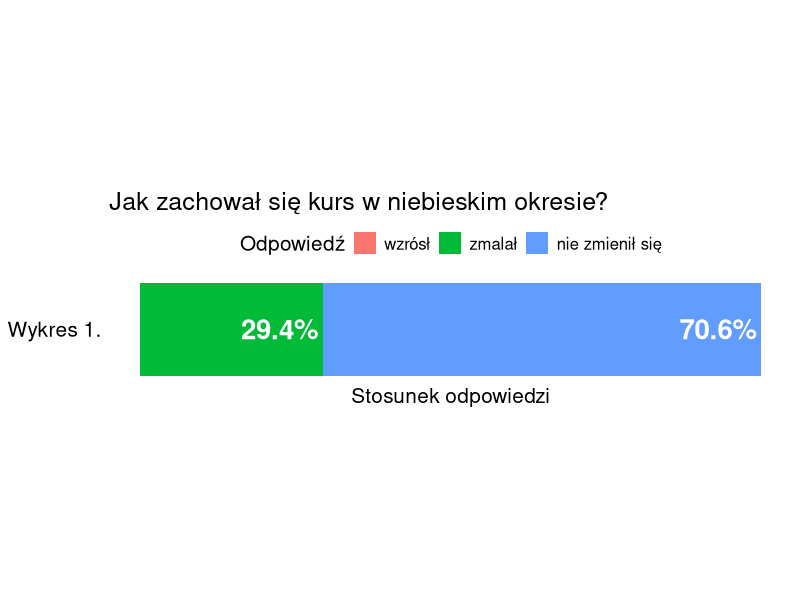
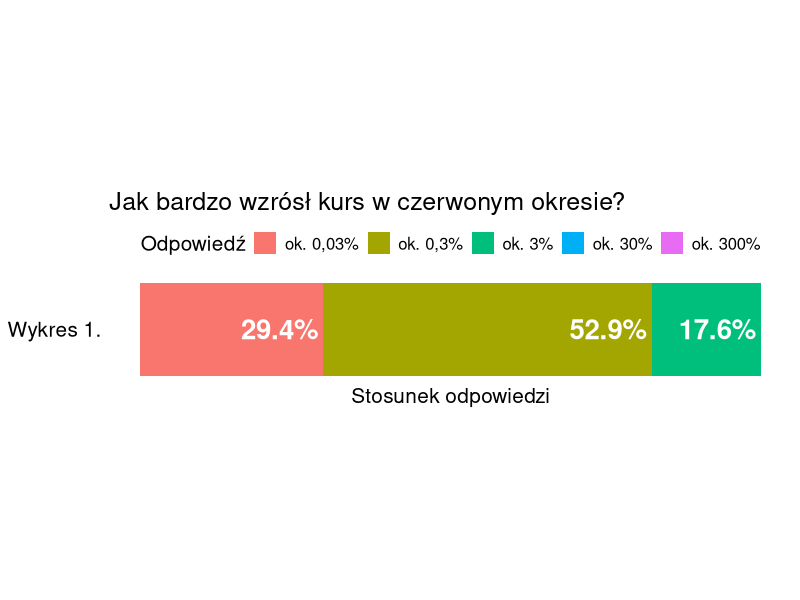
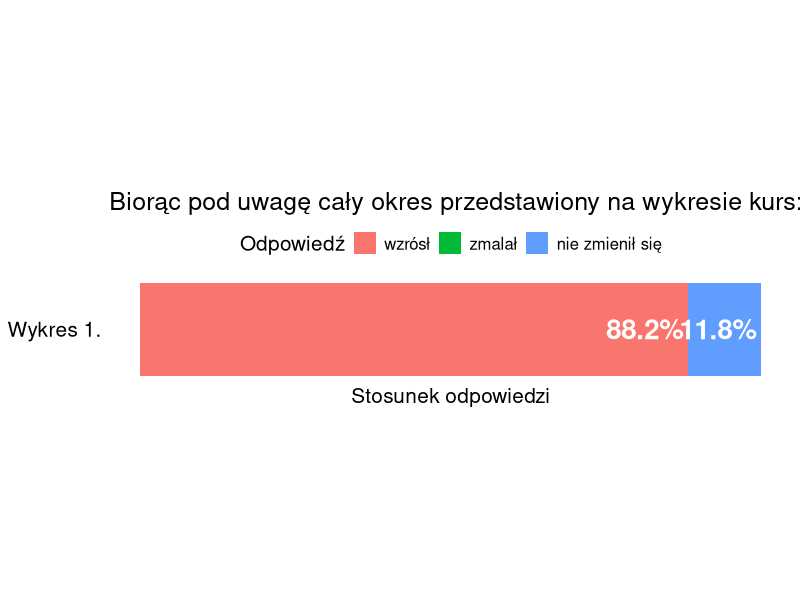
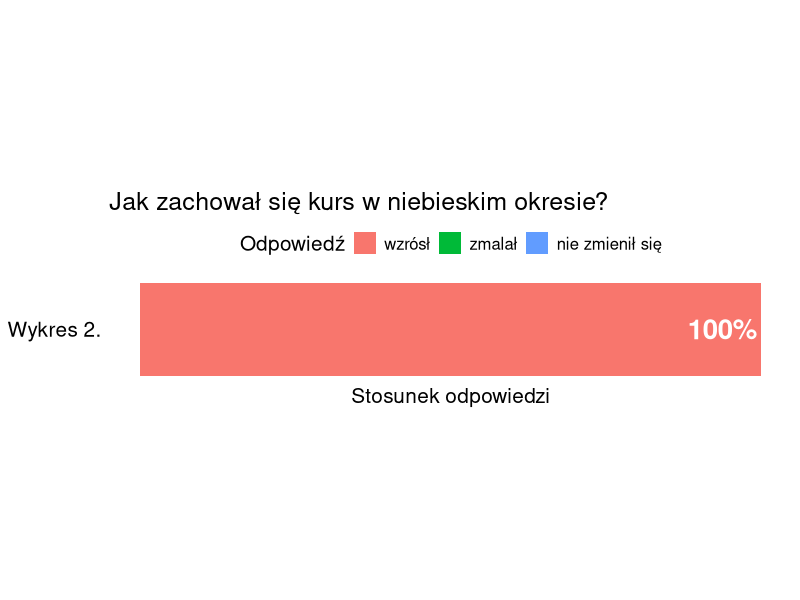
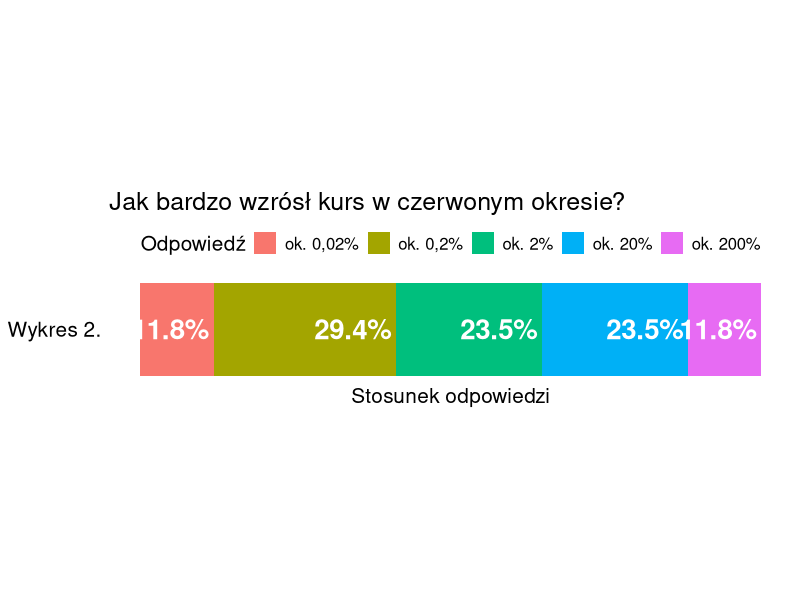
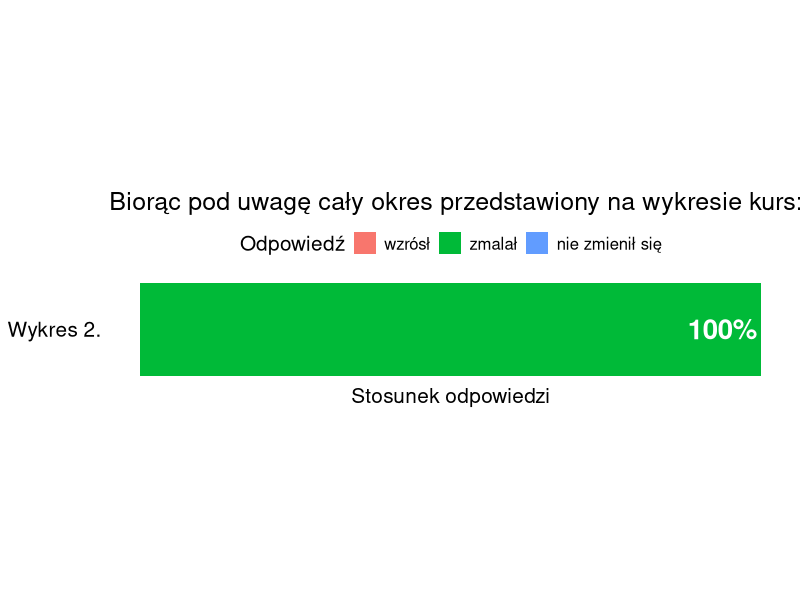
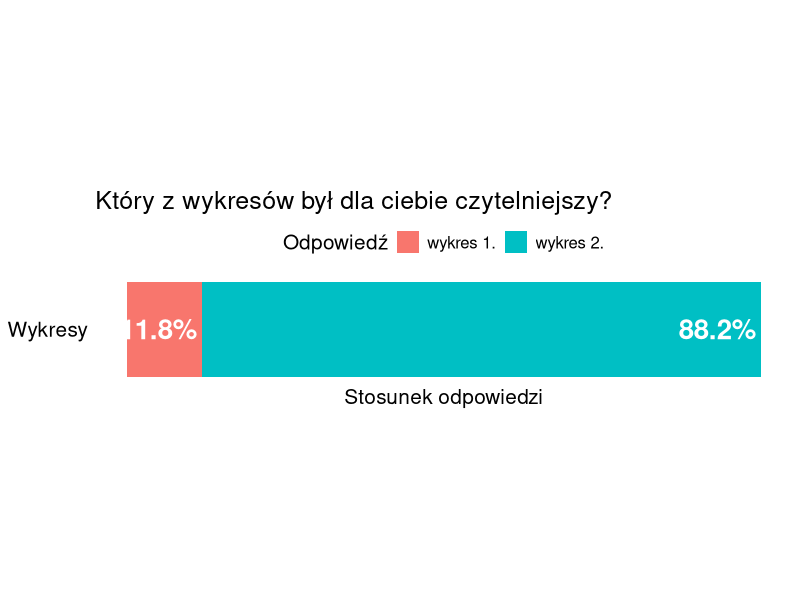

Source code (R) for these figures, in order:
## ---- chunk 1

library(reshape2)
library(ggplot2)


## ---- chunk 2


dane <- as.data.frame(matrix(c(0, 0, .294, .706), 1, 4))
colnames(dane) <- c("zmienna", "wzrósł", "zmalał", "nie zmienił się")
dane <- melt(dane, id.vars = "zmienna")
ggplot(data = dane, aes(x = dane$zmienna, y = dane$value, fill = dane$variable)) +
  geom_bar(width = 0.1, stat = "identity", position = position_fill(reverse = TRUE)) +
  coord_flip() +
  labs(title = "Jak zachował się kurs w niebieskim okresie?", x = "Wykres 1.", y = "Stosunek odpowiedzi", fill = "Odpowiedź") + 
  geom_text(aes(label=paste0(dane$value*100, "%")), size = c(0, 7, 7), hjust=1.05, position = position_stack(reverse = TRUE), col = "white", fontface = "bold")  +
  theme(axis.title.y = element_text(angle = 0, vjust = 0.5), axis.text = element_blank(), axis.ticks = element_blank(), panel.background = element_blank(), aspect.ratio = 0.15, legend.position = "top", title = element_text(size = 15), legend.text = element_text(size = 12))

## ---- chunk 3
dane <- as.data.frame(matrix(c(0, .294, .529, .176, 0, 0), 1, 6))
colnames(dane) <- c("zmienna", "ok. 0,03%", "ok. 0,3%", "ok. 3%", "ok. 30%", "ok. 300%")
dane <- melt(dane, id.vars = "zmienna")
ggplot(data = dane, aes(x = dane$zmienna, y = dane$value, fill = dane$variable)) +
  geom_bar(width = 0.1, stat = "identity", position = position_fill(reverse = TRUE)) +
  coord_flip() +
  labs(title = "Jak bardzo wzrósł kurs w czerwonym okresie?", x = "Wykres 1.", y = "Stosunek odpowiedzi", fill = "Odpowiedź") + 
  geom_text(aes(label=paste0(dane$value*100, "%")), size = c(7, 7, 7, 0, 0), hjust=1.05, position = position_stack(reverse = TRUE), col = "white", fontface = "bold")  +
  theme(axis.title.y = element_text(angle = 0, vjust = 0.5), axis.text = element_blank(), axis.ticks = element_blank(), panel.background = element_blank(), aspect.ratio = 0.15, legend.position = "top", title = element_text(size = 15), legend.text = element_text(size = 12))
## ---- chunk 4
dane <- as.data.frame(matrix(c(0, .882, 0, .118), 1, 4))
colnames(dane) <- c("zmienna", "wzrósł", "zmalał", "nie zmienił się")
dane <- melt(dane, id.vars = "zmienna")
ggplot(data = dane, aes(x = dane$zmienna, y = dane$value, fill = dane$variable)) +
  geom_bar(width = 0.1, stat = "identity", position = position_fill(reverse = TRUE)) +
  coord_flip() +
  labs(title = "Biorąc pod uwagę cały okres przedstawiony na wykresie kurs:", x = "Wykres 1.", y = "Stosunek odpowiedzi", fill = "Odpowiedź") + 
  geom_text(aes(label=paste0(dane$value*100, "%")), size = c(7, 0, 7), hjust=1.05, position = position_stack(reverse = TRUE), col = "white", fontface = "bold")  +
  theme(axis.title.y = element_text(angle = 0, vjust = 0.5), axis.text = element_blank(), axis.ticks = element_blank(), panel.background = element_blank(), aspect.ratio = 0.15, legend.position = "top", title = element_text(size = 15), legend.text = element_text(size = 12))
  
## ---- chunk 5

dane <- as.data.frame(matrix(c(0, 1, 0, 0), 1, 4))
colnames(dane) <- c("zmienna", "wzrósł", "zmalał", "nie zmienił się")
dane <- melt(dane, id.vars = "zmienna")
ggplot(data = dane, aes(x = dane$zmienna, y = dane$value, fill = dane$variable)) +
  geom_bar(width = 0.1, stat = "identity", position = position_fill(reverse = TRUE)) +
  coord_flip() +
  labs(title = "Jak zachował się kurs w niebieskim okresie?", x = "Wykres 2.", y = "Stosunek odpowiedzi", fill = "Odpowiedź") + 
  geom_text(aes(label=paste0(dane$value*100, "%")), size = c(7, 0, 0), hjust=1.05, position = position_stack(reverse = TRUE), col = "white", fontface = "bold")  +
  theme(axis.title.y = element_text(angle = 0, vjust = 0.5), axis.text = element_blank(), axis.ticks = element_blank(), panel.background = element_blank(), aspect.ratio = 0.15, legend.position = "top", title = element_text(size = 15), legend.text = element_text(size = 12))
## ---- chunk 6
dane <- as.data.frame(matrix(c(0, .118, .294, .235, .235, .118), 1, 6))
colnames(dane) <- c("zmienna", "ok. 0,02%", "ok. 0,2%", "ok. 2%", "ok. 20%", "ok. 200%")
dane <- melt(dane, id.vars = "zmienna")
ggplot(data = dane, aes(x = dane$zmienna, y = dane$value, fill = dane$variable)) +
  geom_bar(width = 0.1, stat = "identity", position = position_fill(reverse = TRUE)) +
  coord_flip() +
  labs(title = "Jak bardzo wzrósł kurs w czerwonym okresie?", x = "Wykres 2.", y = "Stosunek odpowiedzi", fill = "Odpowiedź") + 
  geom_text(aes(label=paste0(dane$value*100, "%")), size = c(7, 7, 7, 7, 7), hjust=1.05, position = position_stack(reverse = TRUE), col = "white", fontface = "bold")  +
  theme(axis.title.y = element_text(angle = 0, vjust = 0.5), axis.text = element_blank(), axis.ticks = element_blank(), panel.background = element_blank(), aspect.ratio = 0.15, legend.position = "top", title = element_text(size = 15), legend.text = element_text(size = 12))
## ---- chunk 7
dane <- as.data.frame(matrix(c(0, 0, 1, 0), 1, 4))
colnames(dane) <- c("zmienna", "wzrósł", "zmalał", "nie zmienił się")
dane <- melt(dane, id.vars = "zmienna")
ggplot(data = dane, aes(x = dane$zmienna, y = dane$value, fill = dane$variable, order = dane$variable)) +
  geom_bar(width = 0.1, stat = "identity", position = position_fill(reverse = TRUE)) +
  coord_flip() +
  labs(title = "Biorąc pod uwagę cały okres przedstawiony na wykresie kurs:", x = "Wykres 2.", y = "Stosunek odpowiedzi", fill = "Odpowiedź") + 
  geom_text(aes(label=paste0(dane$value*100, "%")), size = c(0, 7, 0), hjust=1.05, position = position_stack(reverse = TRUE), col = "white", fontface = "bold")  +
  theme(axis.title.y = element_text(angle = 0, vjust = 0.5), axis.text = element_blank(), axis.ticks = element_blank(), panel.background = element_blank(), aspect.ratio = 0.15, legend.position = "top", title = element_text(size = 15), legend.text = element_text(size = 12))
## ---- chunk 8
dane <- as.data.frame(matrix(c(0, .118, .882), 1, 3))
colnames(dane) <- c("zmienna", "wykres 1.", "wykres 2.")
dane <- melt(dane, id.vars = "zmienna")
ggplot(data = dane, aes(x = dane$zmienna, y = dane$value, fill = dane$variable)) +
  geom_bar(width = 0.1, stat = "identity", position = position_fill(reverse = TRUE)) +
  coord_flip() +
  labs(title = "Który z wykresów był dla ciebie czytelniejszy?", x = "Wykresy", y = "Stosunek odpowiedzi", fill = "Odpowiedź") + 
  geom_text(aes(label=paste0(dane$value*100, "%")), size = c(7, 7), hjust=1.05, position = position_stack(reverse = TRUE), col = "white", fontface = "bold")  +
  theme(axis.title.y = element_text(angle = 0, vjust = 0.5), axis.text = element_blank(), axis.ticks = element_blank(), panel.background = element_blank(), aspect.ratio = 0.15, legend.position = "top", title = element_text(size = 15), legend.text = element_text(size = 12))
  
